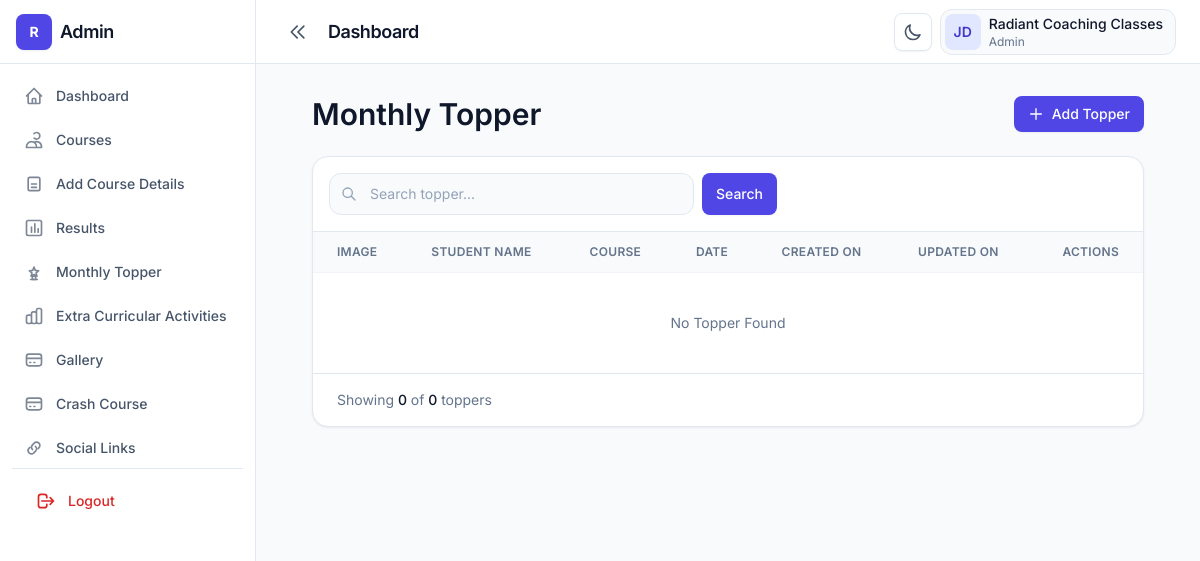
The app's page /monthly-topper.php (signed in), older data.
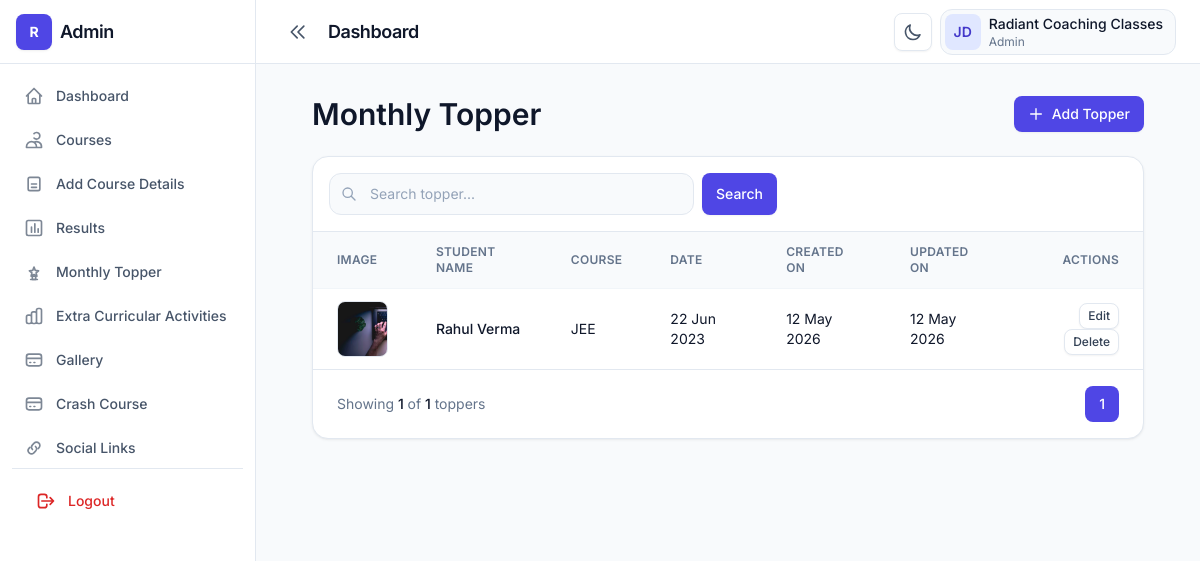
The same page, newer data.
### tables this page shows
CREATE TABLE IF NOT EXISTS `monthly_toppers` (
  `id` int NOT NULL AUTO_INCREMENT,
  `student_name` varchar(255) NOT NULL,
  `course_name` varchar(255) NOT NULL,
  `description` text,
  `created_at` date DEFAULT NULL,
  `updated_at` date DEFAULT NULL,
  `image` varchar(255) DEFAULT NULL,
  `topper_date` date DEFAULT NULL,
  PRIMARY KEY (`id`)
);

### src/monthly-topper.php (the view, shortened to what the changed rows need)
<?php
include('../conn.php');
$search = $_GET['search'] ?? '';
$page = isset($_GET['page'])
    ? (int)$_GET['page']
    : 1;
$limit = 5;
$offset = ($page - 1) * $limit;
$query = "
SELECT *
FROM monthly_toppers
WHERE 1
";
$params = [];
$countQuery = "
SELECT COUNT(*) as total
FROM monthly_toppers
WHERE 1
";
$countStmt = $conn->prepare($countQuery);
$countStmt->execute($params);
$totalRecords =
$countStmt->fetch(PDO::FETCH_ASSOC)['total'];
$totalPages =
ceil($totalRecords / $limit);
$query .= "
ORDER BY id DESC
LIMIT $limit OFFSET $offset
";
$stmt = $conn->prepare($query);
$stmt->execute($params);
$toppers = $stmt->fetchAll(PDO::FETCH_ASSOC);
?>
<!DOCTYPE html>
<html lang="en" class="h-full">
<head>
    <link rel="stylesheet"
        href="../dist/css/output.css" />
</head>
<body class="h-full bg-slate-50 text-slate-900 dark:bg-slate-950 dark:text-slate-100">
    <div class="flex min-h-full">
        <div class="flex min-h-screen flex-1 flex-col lg:min-h-0">
            <?php include('header.php'); ?>
            <main class="flex-1 overflow-auto p-4 lg:p-8">
                <div class="container">
                    <div class="mb-6 flex flex-col gap-4 sm:flex-row sm:flex-wrap sm:items-center sm:justify-between">
                        <div class="min-w-0 flex-1">
                            <h2 class="text-display-sm text-slate-900 dark:text-white">
                                Monthly Topper
                            </h2>
                        </div>
                    </div>
                    <div class="rounded-2xl border border-slate-200 bg-white shadow-card dark:border-slate-800 dark:bg-slate-900">
                        <div class="overflow-x-auto">
                            <table class="w-full min-w-[900px] text-left text-sm">
                                <thead class="border-b border-slate-100 bg-slate-50 text-xs uppercase tracking-wide text-slate-500 dark:border-slate-800 dark:bg-slate-900/80 dark:text-slate-400">
                                    <tr>
                                        <th class="px-4 py-3 font-semibold lg:px-6">
                                            Image
                                        </th>
                                        <th class="px-4 py-3 font-semibold lg:px-6">
                                            Student Name
                                        </th>
                                        <th class="px-4 py-3 font-semibold lg:px-6">
                                            Course
                                        </th>
                                        <th class="px-4 py-3 font-semibold lg:px-6">
                                            Date
                                        </th>
                                        <th class="px-4 py-3 font-semibold lg:px-6">
                                            Created On
                                        </th>
                                        <th class="px-4 py-3 font-semibold lg:px-6">
                                            Updated On
                                        </th>
                                        <th class="px-4 py-3 text-right font-semibold lg:px-6">
                                            Actions
                                        </th>
                                    </tr>
                                </thead>
                                <tbody>
                                    <?php if(count($toppers) > 0){ ?>
                                        <?php foreach($toppers as $topper){ ?>
                                            <tr class="hover:bg-slate-50 dark:hover:bg-slate-800/40">
                                                <td class="px-4 py-3 lg:px-6">
                                                    <?php if($topper['image']){ ?>
                                                        <img
                                                            src="uploads/monthly-toppers/<?php echo $topper['image']; ?>"
                                                            class="h-14 w-14 rounded-lg border border-slate-200 object-cover dark:border-slate-700" />
                                                    <?php } ?>
                                                </td>
                                                <td class="px-4 py-3 lg:px-6">
                                                    <div class="font-medium">
                                                        <?php echo $topper['student_name']; ?>
                                                    </div>
                                                </td>
                                                <td class="px-4 py-3 lg:px-6">
                                                    <?php echo $topper['course_name']; ?>
                                                </td>
                                                <td class="px-4 py-3 lg:px-6">
    <?php
    echo date(
        'd M Y',
        strtotime($topper['topper_date'])
    );
    ?>
</td>
                                                <td class="px-4 py-3 lg:px-6">
                                                    <?php
                                                    echo date(
                                                        'd M Y',
                                                        strtotime($topper['created_at'])
                                                    );
                                                    ?>
                                                </td>
                                                <td class="px-4 py-3 lg:px-6">
                                                    <?php
                                                    echo date(
                                                        'd M Y',
                                                        strtotime($topper['updated_at'])
                                                    );
                                                    ?>
                                                </td>
                                                <td class="px-4 py-3 text-right lg:px-6">
                                                    <a
                                                        href="edit-topper.php?id=<?php echo $topper['id']; ?>"
                                                        class="btn btn-secondary px-2 py-1 text-xs">
                                                        Edit
                                                    </a>
                                                    <a
                                                        href="delete-topper.php?id=<?php echo $topper['id']; ?>"
                                                        onclick="return confirm('Delete this topper?')"
                                                        class="btn btn-secondary px-2 py-1 text-xs">
                                                        Delete
                                                    </a>
                                                </td>
                                            </tr>
                                        <?php } ?>
                                    <?php } else { ?>
                                        <tr>
                                            <td colspan="7"
                                                class="px-4 py-10 text-center text-slate-500 dark:text-slate-400">
                                                No Topper Found
                                            </td>
                                        </tr>
                                    <?php } ?>
                                </tbody>
                            </table>
                        </div>
                        <div class="flex flex-col items-center justify-between gap-4 border-t border-slate-200 px-4 py-4 dark:border-slate-800 sm:flex-row lg:px-6">
                            <p class="text-sm text-slate-500 dark:text-slate-400">
                                Showing
                                <span class="font-medium text-slate-900 dark:text-white">
                                    <?php echo count($toppers); ?>
                                </span>
                                of
                                <span class="font-medium text-slate-900 dark:text-white">
                                    <?php echo $totalRecords; ?>
                                </span>
                                toppers
                            </p>
                            <div class="flex items-center gap-2">
                                <?php for($i = 1; $i <= $totalPages; $i++){ ?>
                                    <a
                                        href="?page=<?php echo $i; ?>&search=<?php echo $search; ?>"
                                        class="
                                        rounded-lg px-3.5 py-2 text-sm font-medium
                                        <?php
                                        if($page == $i){
                                            echo '
                                            bg-brand-600
                                            text-white
                                            ';
                                        }
                                        ?>
                                        ">
                                        <?php echo $i; ?>
                                    </a>
                                <?php } ?>
                            </div>
                        </div>
                    </div>
                </div>
            </main>
        </div>
    </div>
</body>
</html>

Row changes from the older to the newer data that the page shows:
added monthly_toppers: image (picture), student_name "Rahul Verma", course_name "JEE", topper_date "22 Jun 2023", created_at "12 May 2026", updated_at "12 May 2026"
Text that changed along with them:
count($toppers): "0" → "1"
$totalRecords: "0" → "1"
new list line: "1"
text no longer shown: "No Topper Found"
